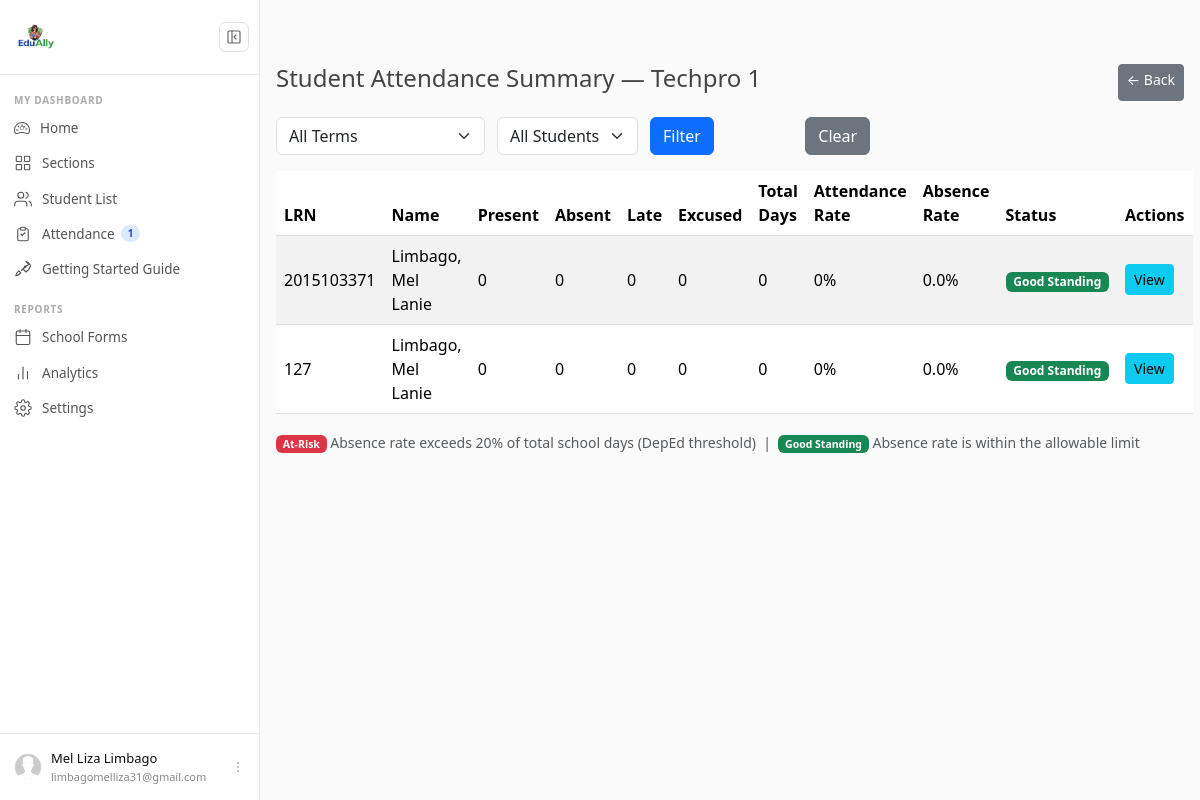
Page /section/detail/4/attendance/students/ (signed in) on the committed database.
### users/models.py (models this page shows, shortened)
class Profile(models.Model):
    user = models.OneToOneField(User, on_delete=models.CASCADE)
    image = models.ImageField(default='default.jpg', upload_to='profile_pics')
    middle_name = models.CharField(max_length=150, blank=True)
    has_seen_guide = models.BooleanField(default=False)

### sections/models.py (models this page shows, shortened)
class Section(models.Model):
    adviser = models.ForeignKey(User, on_delete=models.CASCADE)
    name = models.CharField(max_length=20, null=True)
    grade_level = models.CharField(max_length=2,choices=GRADE_LEVEL_CHOICES,null=True,blank=True)
    class_type = models.CharField(max_length=100, choices=CLASS_TYPE_CHOICES, default='JHS',null=True)
    is_adviser = models.BooleanField(default=True)
    is_subject_teacher = models.BooleanField(default=False)
    school_name=models.CharField(max_length=100, verbose_name="School Name")
    school_id=models.CharField(max_length=50, verbose_name="School ID")
    principal_name = models.CharField(max_length=100, null=True, verbose_name="Principal Name", help_text="for SF9 purposes")
    region = models.CharField(max_length=150)
    division = models.CharField(max_length=150)
    school_year = models.ForeignKey(schoolYear,on_delete=models.CASCADE, limit_choices_to= {'is_active':True}, default='S.Y. 2026-2027')

### enrollment/models.py (models this page shows)
class Enrollment(models.Model):
    section = models.ForeignKey(Section, on_delete=models.CASCADE)
    student = models.ForeignKey(Student, on_delete=models.CASCADE)
    added_by = models.ForeignKey(User, on_delete=models.CASCADE)

### students/models.py (models this page shows, shortened)
class Student(models.Model):
    added_by = models.ForeignKey(User, on_delete=models.CASCADE)
    lrn = models.CharField(max_length=20)
    first_name = models.CharField(max_length=100)
    middle_name = models.CharField(max_length=100,null=True,blank=True)
    last_name = models.CharField(max_length=100)
    complete_name = models.CharField(max_length=100)
    gender = models.CharField(max_length=10, choices=Gender_Choices, default='F')
    date_of_birth = models.DateField()
    age = models.IntegerField(null=True,blank=True, help_text="Manually input the age for SF9 purposes")
    birth_cert = models.CharField(max_length=5, choices=Birthcert_Choices, default='Y')
    class Meta:
        unique_together = ['added_by', 'lrn']

### attendance/views.py (the view)
# urls.py: path('students/', student_attendance_history, name='attendance-student-summary'),
@login_required
def student_attendance_history(request, section_pk):
    section = get_object_or_404(Section, pk=section_pk)
    enrollments = Enrollment.objects.filter(section=section).select_related('student').order_by('student__last_name','student__gender')
    selected_term = request.GET.get('term', '')
    show_at_risk = request.GET.get('at_risk', '') == 'true'
    student_summaries = []
    total_school_days = 0
    if selected_term:
        term_obj = get_object_or_404(Term, pk=selected_term)
        total_school_days = calculate_school_days(term_obj.start_date, term_obj.end_date)
    else:
        total_school_days = 0
        for term_obj in Term.objects.all():
            total_school_days += calculate_school_days(term_obj.start_date, term_obj.end_date)
    for enrollment in enrollments:
        attendances = Attendance.objects.filter(
            enrollment=enrollment
        )
        if selected_term:
            attendances = attendances.filter(
                term=selected_term
            )
        total = attendances.count()
        present = attendances.filter(status='P').count()
        absent = attendances.filter(status='A').count()
        late = attendances.filter(status='L').count()
        excused = attendances.filter(status='E').count()
        attendance_rate = (present / total * 100) if total > 0 else 0
        absence_rate = (absent / total_school_days * 100) if total_school_days > 0 else 0
        is_at_risk = absence_rate > 20
        student_summaries.append({
            'enrollment': enrollment,
            'student': enrollment.student,
            'total': total,
            'present': present,
            'absent': absent,
            'late': late,
            'excused': excused,
            'attendance_rate': round(attendance_rate, 2),  # renamed for clarity
            'absence_rate': round(absence_rate, 2),         # new
            'is_at_risk': is_at_risk,
        })
    if show_at_risk:
        student_summaries = [s for s in student_summaries if s['is_at_risk']]
    return render(
        request,
        'attendance/student_attendance_summary.html',
        {
            'section': section,
            'student_summaries': student_summaries,
            'selected_term': selected_term,
            'terms': Term.objects.all().order_by('name'),
        }
    )

### attendance/templates/attendance/student_attendance_summary.html (shortened to what this page needs)
{% extends 'users/base.html' %}
{% block content %}
<div class="d-flex justify-content-between mt-3">
    <h4>Student Attendance Summary — {{ section.name }}</h4>
    <a href="{% url 'section-detail' section.pk %}#attendance"
       class="btn btn-secondary btn-sm">← Back</a>
</div>
<form method="GET" class="row mt-3 mb-3">
    <div class="col-md-3">
        <select name="term" class="form-select">
            <option value="">All Terms</option>
        </select>
    </div>
    <select name="at_risk" class="form-select w-auto">
        <option value="">All Students</option>
    </select>
    <div class="col-md-2 d-flex align-items-end">
        <button type="submit" class="btn btn-primary">
            Filter
        </button>
    </div>
    <div class="col-md-2 d-flex align-items-end">
        <a href="{% url 'attendance-student-summary' section.pk %}"
           class="btn btn-secondary">
            Clear
        </a>
    </div>
</form>
<table class="table table-striped table-hover align-middle">
    <thead>
        <tr>
            <th>LRN</th>
            <th>Name</th>
            <th>Present</th>
            <th>Absent</th>
            <th>Late</th>
            <th>Excused</th>
            <th>Total Days</th>
            <th>Attendance Rate</th>
            <th>Absence Rate</th>
            <th>Status</th>
            <th>Actions</th>
        </tr>
    </thead>
    <tbody>
        {% for summary in student_summaries %}
        <tr class="{% if summary.is_at_risk %}table-danger{% endif %}">
            <td>{{ summary.student.lrn }}</td>
            <td>{{ summary.student.last_name }}, {{ summary.student.first_name }}</td>
            <td>{{ summary.present }}</td>
            <td>{{ summary.absent }}</td>
            <td>{{ summary.late }}</td>
            <td>{{ summary.excused }}</td>
            <td>{{ summary.total }}</td>
            <td>{{ summary.attendance_rate }}%</td>
            <td>
                <span class="{% if summary.is_at_risk %}text-danger fw-bold{% endif %}">
                    {{ summary.absence_rate }}%
                </span>
            </td>
            <td>
                {% if summary.is_at_risk %}
                    <span class="badge bg-danger">At-Risk</span>
                {% else %}
                    <span class="badge bg-success">Good Standing</span>
                {% endif %}
            </td>
            <td>
                <a href="{% url 'attendance-student-detail' section.pk summary.enrollment.pk %}"
                   class="btn btn-info btn-sm">View</a>
            </td>
        </tr>
        {% empty %}
        <tr>
            <td colspan="11" class="text-center text-muted py-3">
                No students found.
            </td>
        </tr>
        {% endfor %}
    </tbody>
</table>
<div class="mt-2">
    <small class="text-muted">
        <span class="badge bg-danger">At-Risk</span> Absence rate exceeds 20% of total school days (DepEd threshold) &nbsp;|&nbsp;
        <span class="badge bg-success">Good Standing</span> Absence rate is within the allowable limit
    </small>
</div>
{% endblock %}

### users/templates/partials/_sidebar.html (shortened to what this page needs)
{% load static %}
{% if user.is_authenticated %}
<div id="cs-sidebar">
  <div class="cs-top">
    <div class="cs-brand">
      <span class="cs-brand-name"><a class="navbar-brand d-flex" href="/">
        <img src="/media/logo.png" alt="Logo" class="me-2" style="height: 50px; width: auto;">
      </a></span>
    </div>
    <button class="cs-toggle-btn" id="cs-toggle" type="button" aria-label="Toggle sidebar">
      <svg width="16" height="16" viewBox="0 0 24 24" fill="none" stroke="currentColor" stroke-width="1.75" stroke-linecap="round" stroke-linejoin="round">
        <rect x="3" y="3" width="18" height="18" rx="2"/>
        <path d="M9 3v18"/>
        <path class="cs-arrow" d="M15 9l-3 3 3 3"/>
      </svg>
    </button>
  </div>
  <nav class="cs-nav">
    <div class="cs-section-label">MY DASHBOARD</div>
    <ul>
      <li>
          <a class="cs-link
              "
            href="{% url 'dashboard' %}">
              <span class="cs-label">
                  Home
              </span>
          </a>
      </li>
      <li>
        <a class="cs-link {% if request.resolver_match.url_name == 'section-home' %}active{% endif %}"
           href="{% url 'section-home' %}">
          <span class="cs-label">Sections</span>
        </a>
      </li>
      <li>
        <a class="cs-link {% if request.resolver_match.url_name == 'student-home' %}active{% endif %}"
           href="{% url 'student-home' %}">
          <svg class="cs-icon" viewBox="0 0 24 24" fill="none" stroke="currentColor" stroke-width="1.5" stroke-linecap="round" stroke-linejoin="round" aria-hidden="true">
            <path d="M17 21v-2a4 4 0 0 0-4-4H5a4 4 0 0 0-4 4v2"/>
            <circle cx="9" cy="7" r="4"/>
            <path d="M23 21v-2a4 4 0 0 0-3-3.87M16 3.13a4 4 0 0 1 0 7.75"/>
          </svg>
          <span class="cs-label">Student List</span>
        </a>
      </li>
      <li>
        <a class="cs-link
            "
          href="{% url 'attendance-sections' %}">
            <svg class="cs-icon" viewBox="0 0 24 24" fill="none"
                stroke="currentColor" stroke-width="1.5">
                <path d="M9 5H7a2 2 0 0 0-2 2v12a2 2 0 0 0 2 2h10
                        a2 2 0 0 0 2-2V7a2 2 0 0 0-2-2h-2"/>
                <rect x="9" y="3" width="6" height="4" rx="1"/>
                <path d="M9 12l2 2 4-4"/>
            </svg>
            <span class="cs-label">
                Attendance
                {% if unrecorded_count > 0 %}
                <span class="cs-badge">{{ unrecorded_count }}</span>
                {% endif %}
            </span>
        </a>
    </li>
      <li>
        <a class="cs-link" href="{% url 'getting-started' %}">
          <span class="cs-label">Getting Started Guide </span>
        </a>
      </li>
    </ul>
    <div class="cs-section-label">REPORTS</div>
    <ul>
      <li>
        <a class="cs-link" href="{% url 'coming-soon' %}?feature=School Forms&progress=45">
          <span class="cs-label">School Forms</span>
        </a>
      </li>
      <li>
        <a class="cs-link" href="{% url 'coming-soon' %}?feature=Analytics&progress=30">
          <svg class="cs-icon" viewBox="0 0 24 24" fill="none" stroke="currentColor" stroke-width="1.5" stroke-linecap="round" stroke-linejoin="round" aria-hidden="true">
            <line x1="18" y1="20" x2="18" y2="10"/>
            <line x1="12" y1="20" x2="12" y2="4"/>
            <line x1="6" y1="20" x2="6" y2="14"/>
          </svg>
          <span class="cs-label">Analytics</span>
        </a>
      </li>
      <li>
        <a class="cs-link {% if request.resolver_match.url_name == 'profile' %}active{% endif %}"
           href="{% url 'profile' %}">
          <span class="cs-label">Settings</span>
        </a>
      </li>
    </ul>
  </nav>
  <div class="cs-footer">
    <div class="dropup">
      <button class="cs-user-btn" type="button" data-bs-toggle="dropdown" aria-expanded="false">
        <img class="cs-avatar" src="{{ user.profile.image.url }}" alt="{{ user.get_full_name }}">
        <div class="cs-user-info">
          <div class="cs-user-name">{{ user.first_name }} {{ user.last_name }}</div>
          <div class="cs-user-email">{{ user.email }}</div>
        </div>
        <svg class="cs-dots" width="14" height="14" viewBox="0 0 24 24" fill="none" stroke="currentColor" stroke-width="1.75" stroke-linecap="round" aria-hidden="true">
          <circle cx="12" cy="5" r="1"/><circle cx="12" cy="12" r="1"/><circle cx="12" cy="19" r="1"/>
        </svg>
      </button>
    </div>
  </div>
</div>
{% endif %}

### rows in the picture
Section: name "Techpro 1"
Enrollment: student.lrn "2015103371", student.last_name "Limbago", student.first_name "Mel Lanie", present "0", absent "0", late "0", excused "0", total "0", attendance_rate "0", absence_rate "0.0"
Enrollment: student.lrn "127", student.last_name "Limbago", student.first_name "Mel Lanie", present "0", absent "0", late "0", excused "0", total "0", attendance_rate "0", absence_rate "0.0"

### other values in the picture
{{ unrecorded_count }} "1"
{{ user.first_name }} "Mel Liza"
{{ user.last_name }} "Limbago"
{{ user.email }} "limbagomelliza31@gmail.com"
